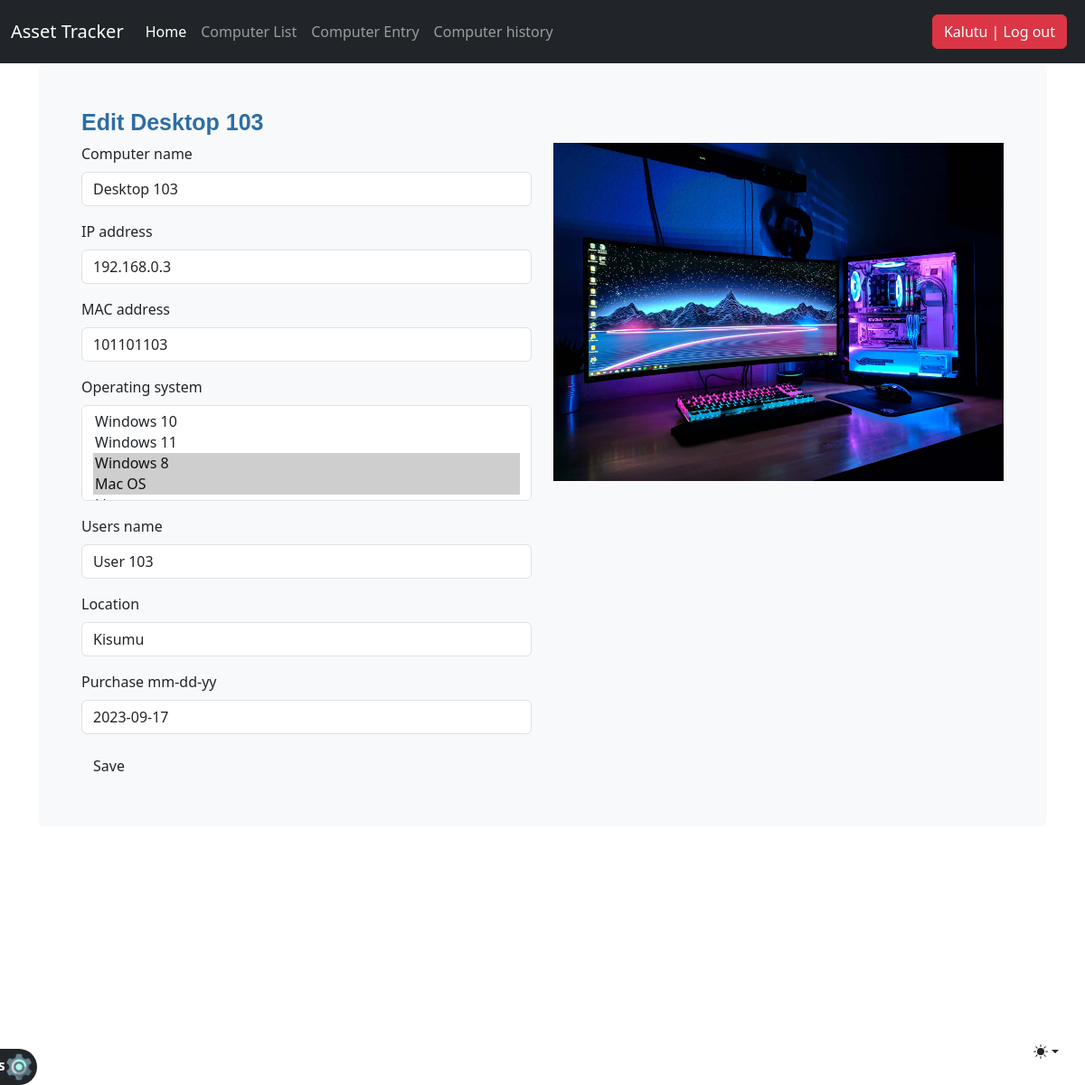
Before: /computer_list/4/ (signed in) with the older database file.
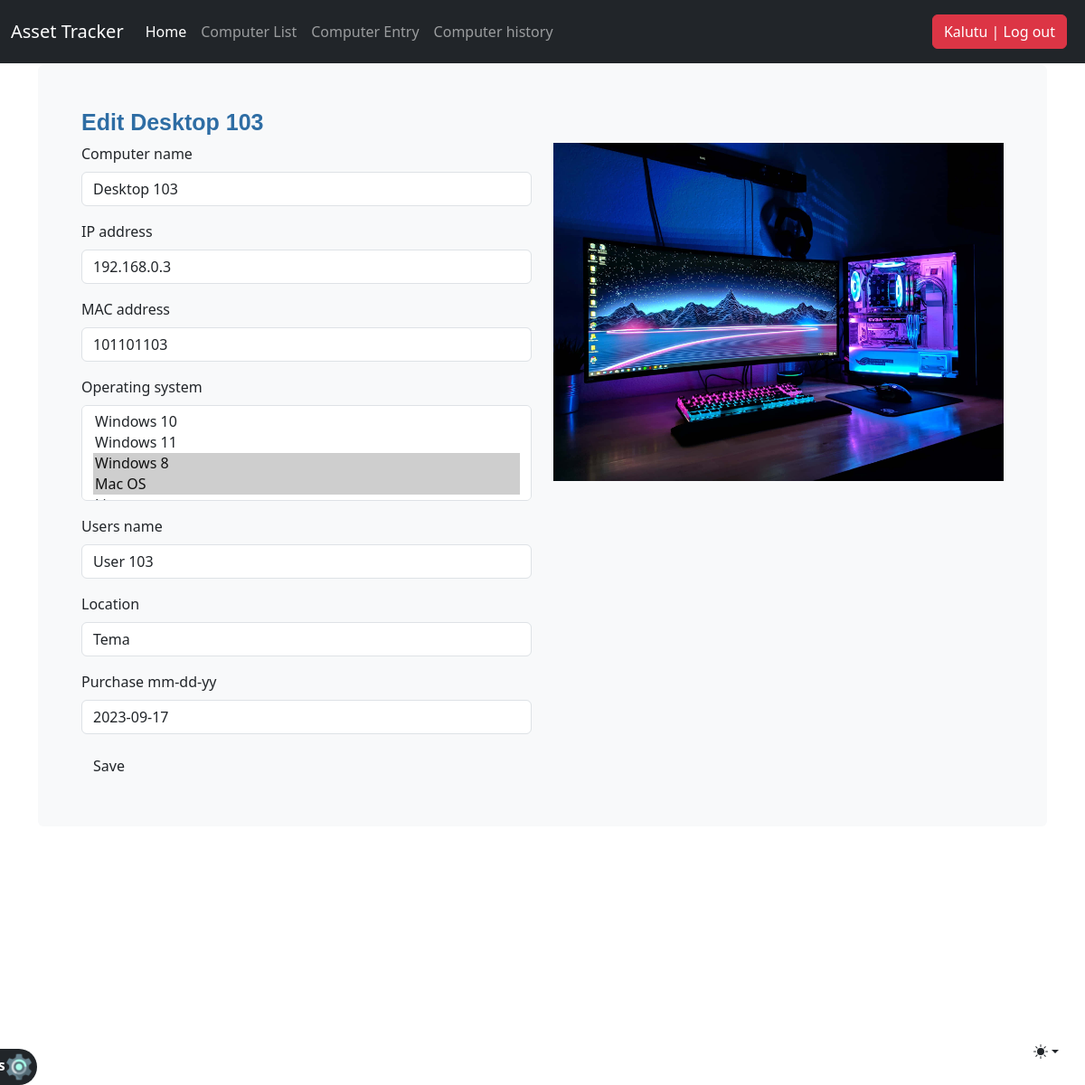
After: the same page with the newer database file.
### djangoapp/models.py (models this page shows, shortened)
class Computer(models.Model):
    computer_name = models.CharField(max_length=30, blank=True, null=True)
    IP_address = models.CharField(max_length=30)
    MAC_address = models.CharField(max_length=30)
    timestamp = models.DateField(auto_now_add = True, auto_now = False, blank=True)
    operating_system = models.ManyToManyField(Operating_system, blank=True)
    users_name = models.CharField(max_length=30, blank=True, null=True)
    location = models.CharField(max_length=30)
    purchase_date = models.DateField("Purchase mm-dd-yy",auto_now_add = False, auto_now = False, blank=True, null=True)
    export_to_CSV = models.BooleanField(default=False)

### djangoapp/views.py (the view, shortened to what this page needs)
# urls.py: path('computer_list/<int:id>/', computer_edit, name='computer_edit'),
def computer_edit(request, id=None):
    instance = get_object_or_404(Computer, id=id)
    form = ComputerForm(request.POST or None, instance=instance)
    context = {
        "title": 'Edit ' + str(instance.computer_name),
        "instance": instance,
        "form": form,
    }
    return render(request, "computer_entry.html", context)

### djangoapp/forms.py (shortened to what this page needs)
class ComputerForm(forms.ModelForm):
    class Meta:
        model = Computer
        fields = ['computer_name', 'IP_address', 'MAC_address', 'operating_system', 'users_name', 'location', 'purchase_date']
        widgets = {
            'purchase_date': forms.DateInput(attrs={'class': 'dateinput'}),
        }

### djangoapp/models.py (called while the page is built)
    def __str__(self):
        return self.operating_system

### djangoapp/templates/computer_entry.html (shortened to what this page needs)
{% extends "header.html" %}
{% load bootstrap5 %}
{% block header %}
<link rel="stylesheet" href="../static/css/bootstrap.min.css">
<link rel="stylesheet" href="../static/css/navbar-fixed.css">
<link rel="stylesheet" href="../static/css/stylesheet.css">
<main class="container">
  {%if request.user.is_authenticated%}
  <div class="bg-body-tertiary p-5 rounded">
      <h1 class="title"> {{ title }}</h1>
      <div class="row">
        <div class="col-sm-6">
          <form method="post" action="">
            {% for field in form %}
            <div class="col-sm-12 form-group">
              {% bootstrap_field field %}
            </div>
            {% endfor %}
            <input class="btn btn-bd-primary" type="submit" value="Save" />
          </form>
        </div>
        <div class="col-sm-6 aligncenter">
          <img style="width: 100%" src="../static/img/lap.jpg">
       </div>
      </div>
  </div>
  {%else%}
  <p>Log in <a href="/accounts/login">here</a></p>
  {%endif%}
</main>
{% endblock header %}

Changed rows visible on the page:
changed Computer "Desktop 103": location "Kisumu" → "Tema"
